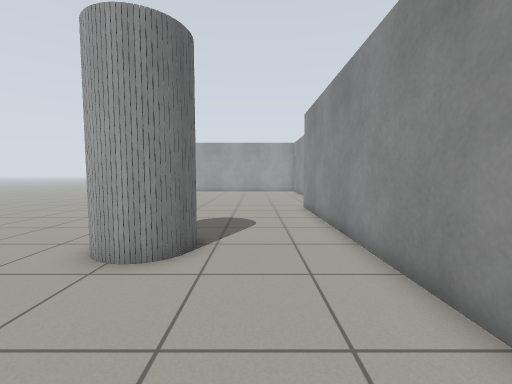
View 1 (above)

15 first-person views from a walk through a Gazebo world. The camera is 0.9 m above the floor, tilts 4° down and sees 90° across. Floor lines are 1 m apart. The floor is counted in squares, 0.5 m on a side. Each view is taken from the middle of a square. On the plan, view 1 faces up. The plan holds only what a view shows up to about 15 squares ahead; the rest is blank. The place goes on beyond the plan.

View 2
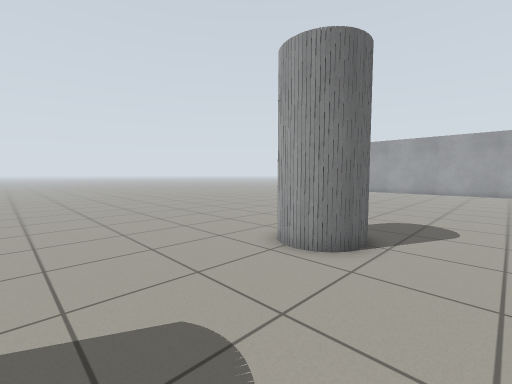

View 3
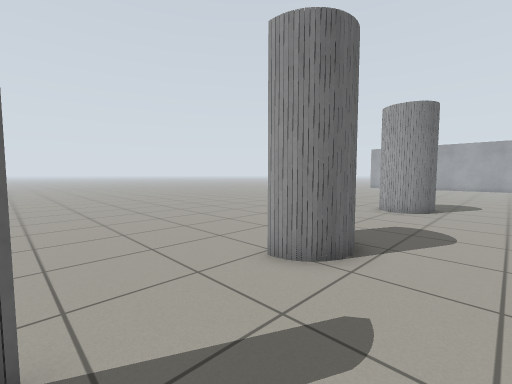

View 4
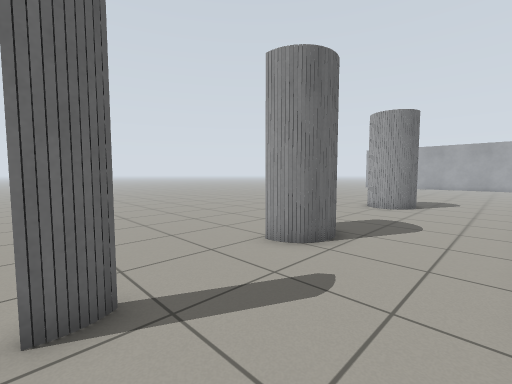

View 5
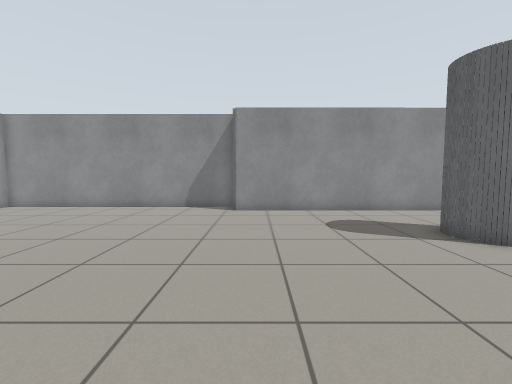

View 6
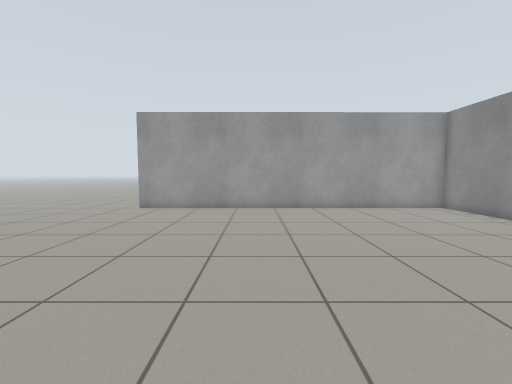

View 7
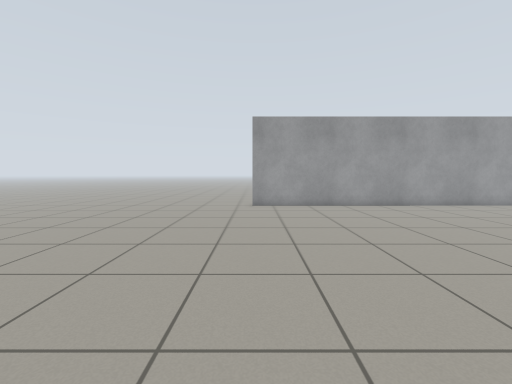

View 8
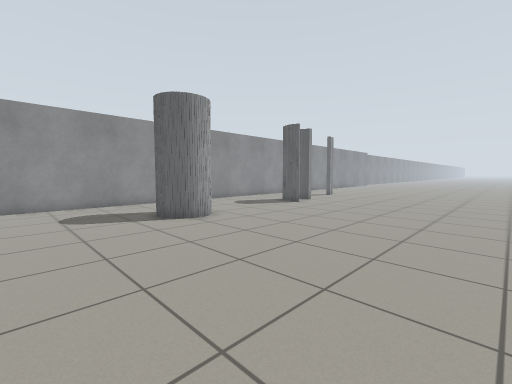

View 9
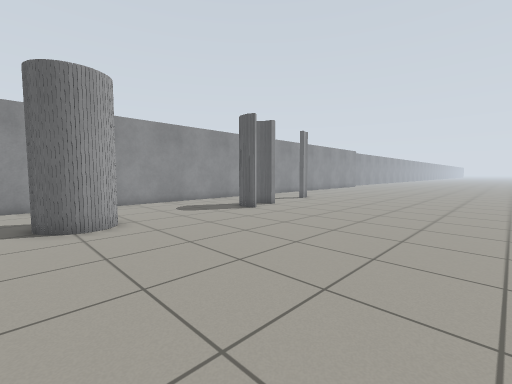

View 10
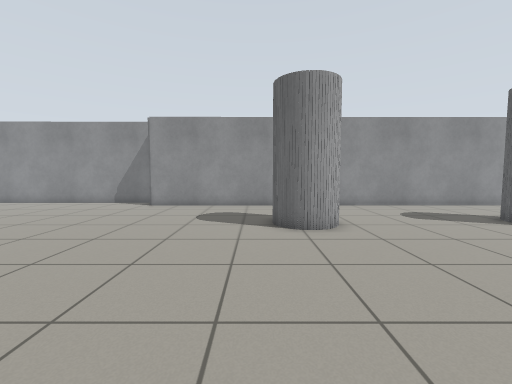

View 11
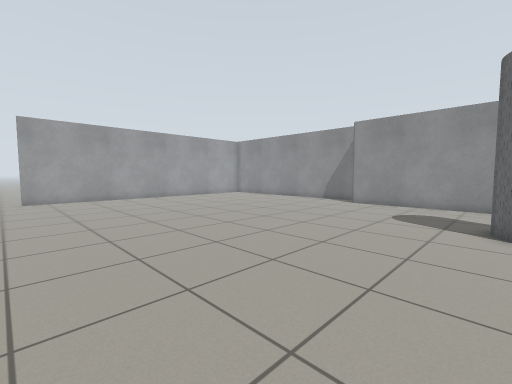

View 12
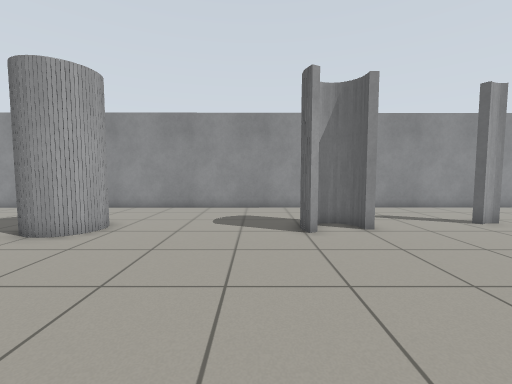

View 13
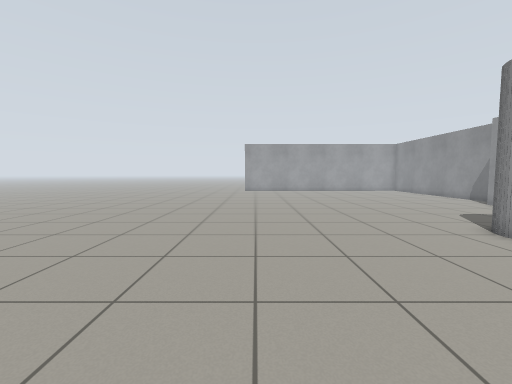

View 14
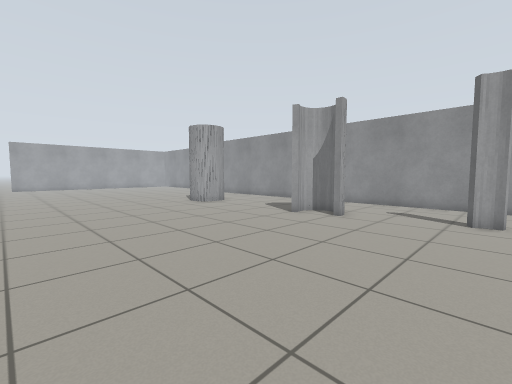

View 15
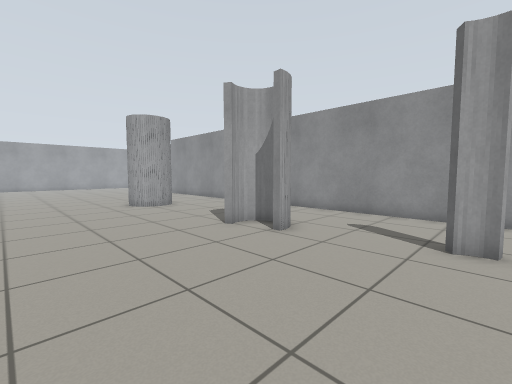

### Floor plan
Key: @ floor where view 1 was taken; # wall or solid block; x gap in a wall; . floor.
Columns run from 14 left of view 1 to 4 right of it. Each row starts with its distance up from view 1.
 28 ..
 27 ..#################
 26 ..................#
 25 ..................#
 24 ..................#
 23 ..................#
 22 ..................#
 21 ..................#
 20 ..................#
 19 ..................#
 18 ..................#
 17 ..................#
 16 ..................#
 15 ..................#
 14 .................##
 13 .................#
 12 .................#
 11 .................#
 10 .................#
  9 .................#
  8 .................#
  7 ..........###....#
  6 ..........###....#
  5 ...........##....#
  4 .................#
  3 .................#
  2 .................#
  1 .................#
  0 ..............@..#
 -1  ................#
 -2 ...........##....#
 -3 ............#....#
 -4 ............#....#
 -5 .................#
 -6 .................#
 -7 .................#
 -8 ............#....#
 -9 ............x....#

Positions as (right, up) in squares from view 1, and headings:
1: (0, 0), facing up
2: (1, 0), facing up-left
3: (1, -8), facing up-left
4: (2, -9), facing up-left
5: (-10, 13), facing right
6: (-6, 13), facing up
7: (-12, 12), facing up
8: (-13, 12), facing down-right
9: (-13, 8), facing down-right
10: (-12, 8), facing right
11: (-13, 7), facing up-right
12: (-11, 0), facing right
13: (-11, -1), facing up
14: (-13, -9), facing up-right
15: (-9, -9), facing up-right
